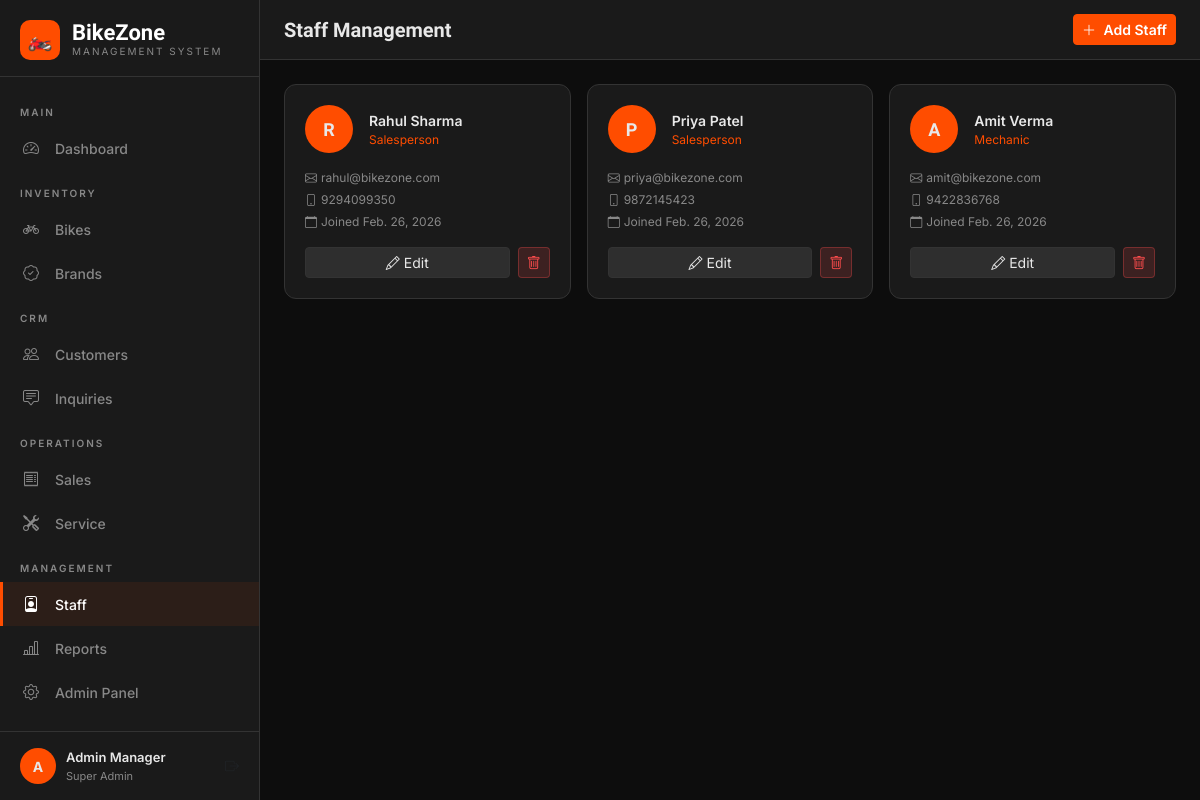
The page /staff/ (signed in) on the database its author committed.
### showroom/models.py (models this page shows, shortened)
class StaffProfile(models.Model):
    ROLE_CHOICES = [
        ('manager', 'Manager'),
        ('salesperson', 'Salesperson'),
        ('mechanic', 'Mechanic'),
        ('receptionist', 'Receptionist'),
        ('accountant', 'Accountant'),
    ]
    user = models.OneToOneField(User, on_delete=models.CASCADE, related_name='staff_profile')
    role = models.CharField(max_length=20, choices=ROLE_CHOICES)
    phone = models.CharField(max_length=20, blank=True)
    address = models.TextField(blank=True)
    salary = models.DecimalField(max_digits=10, decimal_places=2, blank=True, null=True)
    join_date = models.DateField(default=timezone.now)
    is_active = models.BooleanField(default=True)

### showroom/views.py (the view)
# urls.py: path('staff/', views.staff_list, name='staff_list'),
@login_required
def staff_list(request):
    staff = StaffProfile.objects.select_related('user').all()
    return render(request, 'showroom/staff/list.html', {'staff': staff})

### showroom/templates/showroom/staff/list.html (shortened to what this page needs)
{% extends 'showroom/base.html' %}
{% block page_title %}Staff Management{% endblock %}
{% block topbar_actions %}
<a href="{% url 'staff_add' %}" class="btn btn-primary btn-sm"><i class="bi bi-plus-lg me-1"></i> Add Staff</a>
{% endblock %}
{% block content %}
<div class="row g-3">
{% for profile in staff %}
<div class="col-sm-6 col-lg-4">
    <div class="card">
        <div class="card-body">
            <div class="d-flex align-items-center gap-3 mb-3">
                <div style="width:48px;height:48px;background:var(--primary);border-radius:50%;display:flex;align-items:center;justify-content:center;font-weight:700;font-size:18px;font-family:'Rajdhani',sans-serif">
                    {{ profile.user.first_name|first|upper|default:profile.user.username|first|upper }}
                </div>
                <div>
                    <div style="font-weight:600">{{ profile.user.get_full_name|default:profile.user.username }}</div>
                    <div style="font-size:12px;color:var(--primary)">{{ profile.get_role_display }}</div>
                </div>
            </div>
            <div class="mb-1" style="font-size:12px;color:var(--text-muted)"><i class="bi bi-envelope me-1"></i>{{ profile.user.email|default:'-' }}</div>
            <div class="mb-1" style="font-size:12px;color:var(--text-muted)"><i class="bi bi-phone me-1"></i>{{ profile.phone|default:'-' }}</div>
            <div style="font-size:12px;color:var(--text-muted)"><i class="bi bi-calendar me-1"></i>Joined {{ profile.join_date }}</div>
            <div class="d-flex gap-2 mt-3">
                <a href="{% url 'staff_edit' profile.pk %}" class="btn btn-dark btn-sm flex-grow-1"><i class="bi bi-pencil me-1"></i>Edit</a>
                <a href="{% url 'staff_delete' profile.pk %}" class="btn btn-sm" style="background:rgba(255,77,77,.15);border-color:rgba(255,77,77,.3);color:#ff4d4d"><i class="bi bi-trash"></i></a>
            </div>
        </div>
    </div>
</div>
{% empty %}
<div class="col-12 text-center py-5" style="color:var(--text-muted)">No staff members yet. <a href="{% url 'staff_add' %}" style="color:var(--primary)">Add one</a></div>
{% endfor %}
</div>
{% endblock %}

### showroom/templates/showroom/base.html (shortened to what this page needs)
<!DOCTYPE html>
<html lang="en">
<head>
    <link href="https://cdn.jsdelivr.net/npm/bootstrap@5.3.0/dist/css/bootstrap.min.css" rel="stylesheet">
    <link href="https://cdn.jsdelivr.net/npm/bootstrap-icons@1.11.0/font/bootstrap-icons.css" rel="stylesheet">
</head>
<body>
{% if user.is_authenticated %}
<div class="sidebar">
    <div class="sidebar-brand">
        <div class="brand-icon">🏍️</div>
        <div>
            <div class="brand-name">BikeZone</div>
            <div class="brand-sub">Management System</div>
        </div>
    </div>
    <nav class="sidebar-nav">
        <div class="nav-section">Main</div>
        <a href="{% url 'dashboard' %}" class="nav-link {% if request.resolver_match.url_name == 'dashboard' %}active{% endif %}">
            <i class="bi bi-speedometer2"></i> Dashboard
        </a>
        <div class="nav-section">Inventory</div>
        <a href="{% url 'bike_list' %}" class="nav-link {% if 'bike' in request.resolver_match.url_name %}active{% endif %}">
            <i class="bi bi-bicycle"></i> Bikes
        </a>
        <a href="{% url 'brand_list' %}" class="nav-link {% if 'brand' in request.resolver_match.url_name %}active{% endif %}">
            <i class="bi bi-patch-check"></i> Brands
        </a>
        <div class="nav-section">CRM</div>
        <a href="{% url 'customer_list' %}" class="nav-link {% if 'customer' in request.resolver_match.url_name %}active{% endif %}">
            <i class="bi bi-people"></i> Customers
        </a>
        <a href="{% url 'inquiry_list' %}" class="nav-link {% if 'inquiry' in request.resolver_match.url_name %}active{% endif %}">
            <i class="bi bi-chat-square-text"></i> Inquiries
        </a>
        <div class="nav-section">Operations</div>
        <a href="{% url 'sale_list' %}" class="nav-link {% if 'sale' in request.resolver_match.url_name %}active{% endif %}">
            <i class="bi bi-receipt"></i> Sales
        </a>
        <a href="{% url 'service_list' %}" class="nav-link {% if 'service' in request.resolver_match.url_name %}active{% endif %}">
            <i class="bi bi-tools"></i> Service
        </a>
        <div class="nav-section">Management</div>
        <a href="{% url 'staff_list' %}" class="nav-link {% if 'staff' in request.resolver_match.url_name %}active{% endif %}">
            <i class="bi bi-person-badge"></i> Staff
        </a>
        <a href="{% url 'reports' %}" class="nav-link {% if request.resolver_match.url_name == 'reports' %}active{% endif %}">
            <i class="bi bi-bar-chart-line"></i> Reports
        </a>
        <a href="/admin/" class="nav-link" target="_blank">
            <i class="bi bi-gear"></i> Admin Panel
        </a>
    </nav>
    <div class="sidebar-footer">
        <div class="user-card">
            <div class="user-avatar">{{ user.first_name|first|upper|default:user.username|first|upper }}</div>
            <div>
                <div class="user-name">{{ user.get_full_name|default:user.username }}</div>
                <div class="user-role">
                    {% if user.is_superuser %}Super Admin{% else %}Staff{% endif %}
                </div>
            </div>
            <a href="{% url 'logout' %}" class="ms-auto text-muted" title="Logout">
                <i class="bi bi-box-arrow-right"></i>
            </a>
        </div>
    </div>
</div>
<div class="main-wrapper">
    <div class="topbar">
        <div>
            <div class="topbar-title">{% block page_title %}Dashboard{% endblock %}</div>
        </div>
        <div class="topbar-actions">
            {% block topbar_actions %}{% endblock %}
        </div>
    </div>
    <div class="main-content">
        {% block content %}{% endblock %}
    </div>
</div>
{% else %}
{% block auth_content %}{% endblock %}
{% endif %}
</body>
</html>

### showroom/templates/showroom/base.html (style rules this page uses)
:root { --primary: #ff4d00; --primary-dark: #cc3d00; --primary-light: #ff6a2a; --dark: #0d0d0d; --dark-2: #1a1a1a; --dark-3: #242424; --dark-4: #2e2e2e; --text: #e8e8e8; --text-muted: #888; --border: #333; --success: #00c875; --warning: #ffc400; --danger: #ff4d4d; --info: #00aaff; --sidebar-w: 260px; }
* { margin: 0; padding: 0; box-sizing: border-box; }
body { background: var(--dark); color: var(--text); font-family: 'Inter', sans-serif; font-size: 14px; min-height: 100vh; }
.sidebar { width: var(--sidebar-w); background: var(--dark-2); border-right: 1px solid var(--border); position: fixed; top: 0; left: 0; bottom: 0; display: flex; flex-direction: column; z-index: 1000; overflow-y: auto; }
.sidebar-brand { padding: 20px 20px 16px; border-bottom: 1px solid var(--border); display: flex; align-items: center; gap: 12px; }
.brand-icon { width: 40px; height: 40px; background: var(--primary); border-radius: 10px; display: flex; align-items: center; justify-content: center; font-size: 20px; }
.brand-name { font-family: 'Rajdhani', sans-serif; font-size: 22px; font-weight: 700; color: white; line-height: 1; }
.brand-sub { font-size: 10px; color: var(--text-muted); letter-spacing: 2px; text-transform: uppercase; }
.sidebar-nav { flex: 1; padding: 12px 0; }
.nav-section { padding: 16px 20px 6px; font-size: 10px; color: var(--text-muted); text-transform: uppercase; letter-spacing: 2px; font-weight: 600; }
.nav-link { display: flex; align-items: center; gap: 12px; padding: 10px 20px; color: var(--text-muted); text-decoration: none; transition: all 0.2s; border-left: 3px solid transparent; font-size: 14px; font-weight: 500; }
.nav-link:hover, .nav-link.active { color: white; background: rgba(255,77,0,0.08); border-left-color: var(--primary); }
.nav-link i { width: 20px; font-size: 16px; flex-shrink: 0; }
.sidebar-footer { padding: 16px 20px; border-top: 1px solid var(--border); }
.user-card { display: flex; align-items: center; gap: 10px; }
.user-avatar { width: 36px; height: 36px; background: var(--primary); border-radius: 50%; display: flex; align-items: center; justify-content: center; font-weight: 700; font-size: 14px; flex-shrink: 0; }
.user-name { font-size: 13px; font-weight: 600; }
.user-role { font-size: 11px; color: var(--text-muted); }
.main-wrapper { margin-left: var(--sidebar-w); min-height: 100vh; display: flex; flex-direction: column; }
.topbar { background: var(--dark-2); border-bottom: 1px solid var(--border); padding: 0 24px; height: 60px; display: flex; align-items: center; justify-content: space-between; position: sticky; top: 0; z-index: 100; }
.topbar-title { font-family: 'Rajdhani', sans-serif; font-size: 20px; font-weight: 600; }
.topbar-actions { display: flex; align-items: center; gap: 12px; }
.main-content { flex: 1; padding: 24px; }
.card { background: var(--dark-2); border: 1px solid var(--border); border-radius: 12px; }
.card-body { padding: 20px; color: var(--text); }
.btn-primary { background: var(--primary); border-color: var(--primary); color: white; font-weight: 600; }
.btn-dark { background: var(--dark-4); border-color: var(--border); color: var(--text); }

### rows shown on the page
StaffProfile: user.first_name|first "R", user.get_full_name "Rahul Sharma", role "Salesperson", user.email "rahul@bikezone.com", phone "9294099350", join_date "Feb. 26, 2026"
StaffProfile: user.first_name|first "P", user.get_full_name "Priya Patel", role "Salesperson", user.email "priya@bikezone.com", phone "9872145423", join_date "Feb. 26, 2026"
StaffProfile: user.first_name|first "A", user.get_full_name "Amit Verma", role "Mechanic", user.email "amit@bikezone.com", phone "9422836768", join_date "Feb. 26, 2026"

### other values the page prints
{{ user.first_name|first|upper|default:user.username|first|upper }} "A"
{{ user.get_full_name|default:user.username }} "Admin Manager"
